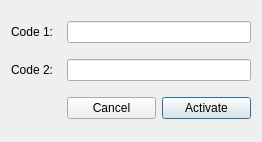
<?xml version="1.0" encoding="UTF-8"?>
<ui version="4.0">
 <class>Activation</class>
 <widget class="QDialog" name="Activation">
  <property name="geometry">
   <rect>
    <x>0</x>
    <y>0</y>
    <width>262</width>
    <height>142</height>
   </rect>
  </property>
  <property name="sizePolicy">
   <sizepolicy hsizetype="Fixed" vsizetype="Fixed">
    <horstretch>0</horstretch>
    <verstretch>0</verstretch>
   </sizepolicy>
  </property>
  <property name="windowTitle">
   <string>التسجيل</string>
  </property>
  <property name="windowIcon">
   <iconset>
    <normaloff>graphics/icon.xpm</normaloff>graphics/icon.xpm</iconset>
  </property>
  <property name="layoutDirection">
   <enum>Qt::RightToLeft</enum>
  </property>
  <layout class="QGridLayout" name="gridLayout">
   <item row="2" column="1">
    <widget class="QPushButton" name="save_btn">
     <property name="text">
      <string>Activate</string>
     </property>
    </widget>
   </item>
   <item row="2" column="2">
    <widget class="QPushButton" name="cancel_btn">
     <property name="text">
      <string>Cancel</string>
     </property>
    </widget>
   </item>
   <item row="0" column="1" colspan="2">
    <widget class="QLineEdit" name="code1_input"/>
   </item>
   <item row="1" column="1" colspan="2">
    <widget class="QLineEdit" name="code2_input"/>
   </item>
   <item row="0" column="3">
    <widget class="QLabel" name="label">
     <property name="maximumSize">
      <size>
       <width>50</width>
       <height>16777215</height>
      </size>
     </property>
     <property name="text">
      <string>Code 1:</string>
     </property>
    </widget>
   </item>
   <item row="1" column="3">
    <widget class="QLabel" name="label_2">
     <property name="text">
      <string>Code 2:</string>
     </property>
    </widget>
   </item>
  </layout>
 </widget>
 <resources>
  <include location="resources/res1.qrc"/>
 </resources>
 <connections/>
</ui>
